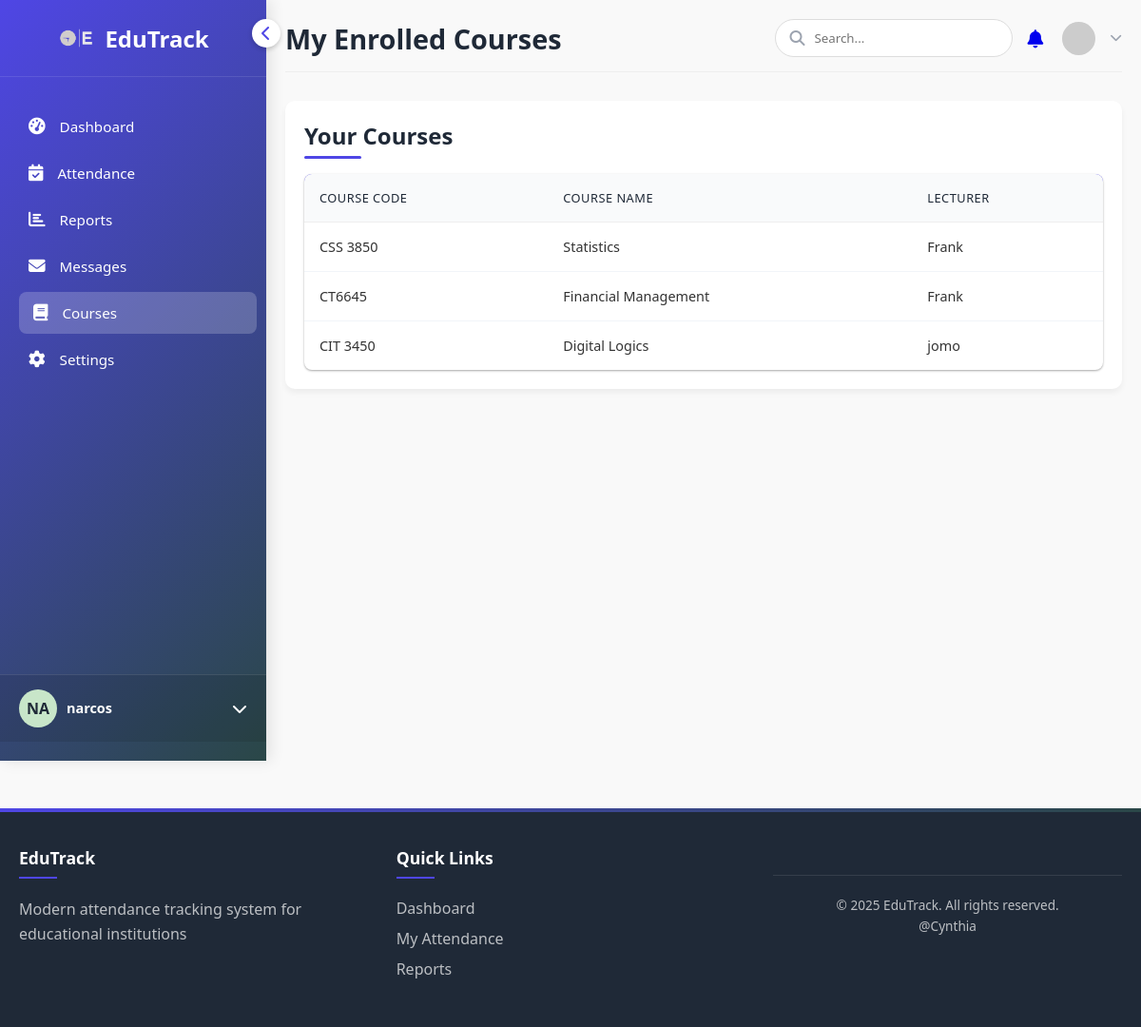
/courses/ (signed in), run on the app's committed database.
### dashboard/models.py (models this page shows, shortened)
class Course(models.Model):
    name = models.CharField(max_length=100)
    code = models.CharField(max_length=10, unique=True)
    description = models.TextField(blank=True)
    teacher = models.ForeignKey(
        User, on_delete=models.CASCADE, null=True, blank=True, limit_choices_to={'profile__role': 'TEACHER'}, related_name='courses_taught'
    )
    students = models.ManyToManyField(
        User, related_name='courses_enrolled', blank=True,
        limit_choices_to={'profile__role': 'STUDENT'}
    )

### dashboard/views.py (the view)
# urls.py: path('courses/', views.courses, name='courses'),
@login_required
def courses(request):
    role = request.user.profile.role
    if role == 'STUDENT':
        courses = request.user.courses_enrolled.all()
    elif role == 'TEACHER':
        courses = Course.objects.filter(teacher=request.user)
    else:
        courses = Course.objects.all()
    return render(request, 'dashboard/courses.html', {'courses': courses})

### dashboard/templates/dashboard/courses.html (shortened to what this page needs)
{% extends "dashboard/base.html" %}
{% block page_title %}My Enrolled Courses{% endblock %}
{% block content %}
<div class="attendance-section">
    <div class="section-header">
        <h2 class="section-title">Your Courses</h2>
    </div>
    {% if courses %}
    <div class="table-responsive">
        <table>
            <thead>
                <tr>
                    <th>Course Code</th>
                    <th>Course Name</th>
                    <th>Lecturer</th>
                </tr>
            </thead>
            <tbody>
                {% for course in courses %}
                <tr>
                    <td>{{ course.code }}</td>
                    <td>{{ course.name }}</td>
                    <td>
                    {% if course.teacher %}
                        {{ course.teacher.get_full_name|default:course.teacher.username }}
                    {% else %}
                       <span class="text-muted">No teacher assigned</span>
                    {% endif %}
                    </td>
                </tr>
                {% endfor %}
            </tbody>
        </table>
    </div>
    {% else %}
    <div class="empty-state">
        You are not enrolled in any courses yet.
    </div>
    {% endif %}
</div>
{% endblock %}

### dashboard/templates/dashboard/base.html (shortened to what this page needs)
<!DOCTYPE html>
<html lang="en">
<head>
    {% load static %}
    <link rel="stylesheet" href="https://cdnjs.cloudflare.com/ajax/libs/font-awesome/6.4.0/css/all.min.css">
</head>
<body>
    <div class="container">
        <div class="sidebar" id="sidebar">
            <div class="toggle-sidebar" id="toggleSidebar">
                <i class="fas fa-chevron-left"></i>
            </div>
            <div class="logo">
                <img src="{% static 'dashboard/logo-.png' %}" alt="Logo">
                <h1>EduTrack</h1>
            </div>
            <div class="menu">
                <a href="{% url 'dashboard' %}" class="menu-item {% if request.resolver_match.url_name == 'dashboard' %}active{% endif %}">
                    <i class="fas fa-tachometer-alt"></i>
                    <span>Dashboard</span>
                </a>
                <a href="{% url 'attendance_list' %}" class="menu-item {% if request.resolver_match.url_name == 'attendance_list' %}active{% endif %}">
                    <i class="fas fa-calendar-check"></i>
                    <span>Attendance</span>
                </a>
                <a href="{% url 'reports' %}" class="menu-item {% if request.resolver_match.url_name == 'reports' %}active{% endif %}">
                    <i class="fas fa-chart-bar"></i>
                    <span>Reports</span>
                </a>
                <a href="{% url 'messages' %}" class="menu-item {% if request.resolver_match.url_name == 'messages' %}active{% endif %}">
                    <i class="fas fa-envelope"></i>
                    <span>Messages</span>
                </a>
                <a href="{% url 'courses' %}" class="menu-item {% if request.resolver_match.url_name == 'courses' %}active{% endif %}">
                    <i class="fas fa-book"></i>
                    <span>Courses</span>
                </a>
                <a href="{% url 'settings' %}" class="menu-item {% if request.resolver_match.url_name == 'settings' %}active{% endif %}">
                    <i class="fas fa-cog"></i>
                    <span>Settings</span>
                </a>
            </div>
            <div class="user-profile">
                <div class="user-avatar">
                    {% if request.user.get_full_name %}
                        {{ request.user.get_full_name|slice:":2"|upper }}
                    {% else %}
                        {{ request.user.username|slice:":2"|upper }}
                    {% endif %}
                </div>
                <div class="user-info">
                    <div class="user-name">{{ request.user.get_full_name|default:request.user.username }}</div>
                </div>
                <i class="fas fa-chevron-down"></i>
            </div>
        </div>
        <div class="main-content" id="mainContent">
            <div class="header">
                <h1 class="page-title">{% block page_title %}{% endblock %}</h1>
                <div class="header-actions">
                  <div>
                    <form method="GET" action="{% url 'search_results' %}" class="search-bar">
                        <i class="fas fa-search"></i>
                        <input
                            type="text"
                            name="q"
                            placeholder="Search..."
                            value="{{ request.GET.q }}"
                            required
                        >
                    </form>
                  </div>
                    <div class="notification-bell">
                        <a href="{% url 'view_notifications' %}">
                            <i class="fas fa-bell"></i>
                        </a>
                    </div>
                    <div class="user-dropdown">
                        <img src="https://via.placeholder.com/35" alt="User">
                        <i class="fas fa-chevron-down"></i>
                    </div>
                </div>
            </div>
            {% block content %}{% endblock %}
        </div>
    </div>
{% block show_footer %}
<footer class="attendance-footer">
    <div class="footer-content">
        <div class="footer-section">
            <h4>EduTrack</h4>
            <p>Modern attendance tracking system for educational institutions</p>
        </div>
        <div class="footer-section">
            <h4>Quick Links</h4>
            <ul>
                <li><a href="{% url 'dashboard' %}">Dashboard</a></li>
                <li><a href="{% url 'attendance_list' %}">My Attendance</a></li>
                <li><a href="{% url 'reports' %}">Reports</a></li>
            </ul>
        </div>
        <div class="footer-section">
            <p class="copyright">&copy; {% now "Y" %} EduTrack. All rights reserved.<br>@Cynthia </p>
        </div>
    </div>
</footer>
{% endblock %}
</body>
</html>

### dashboard/templates/dashboard/courses.html (style rules this page uses)
:root { --primary: #4f46e5; --primary-light: #e0e7ff; --success: #10b981; --warning: #f59e0b; --danger: #ef4444; --dark: #1f2937; --light: #f9fafb; --gray: #9ca3af; --card-shadow: 0 1px 3px rgba(0,0,0,0.12), 0 1px 2px rgba(0,0,0,0.24); }
.attendance-section { max-width: 1200px; margin: 0 auto; padding: 20px; font-family: 'Inter', sans-serif; }
.section-header { margin-bottom: 1.5rem; }
.section-title { color: var(--dark); font-weight: 600; font-size: 1.5rem; margin: 0; position: relative; display: inline-block; }
.section-title::after { content: ''; position: absolute; bottom: -8px; left: 0; width: 60px; height: 3px; background: var(--primary); border-radius: 2px; }
.table-responsive { background: white; border-radius: 8px; overflow: hidden; box-shadow: var(--card-shadow); }
table { width: 100%; border-collapse: collapse; }
thead { background-color: var(--primary); color: white; }
th { padding: 1rem; text-align: left; font-weight: 500; font-size: 0.8rem; text-transform: uppercase; letter-spacing: 0.5px; }
td { padding: 1rem; border-bottom: 1px solid #f1f5f9; font-size: 0.9rem; }
tbody tr:last-child td { border-bottom: none; }

### data on the page
Course: code "CSS 3850", name "Statistics", teacher.get_full_name "Frank"
Course: code "CT6645", name "Financial Management", teacher.get_full_name "Frank"
Course: code "CIT 3450", name "Digital Logics", teacher.get_full_name "jomo"

### other printed values
{{ request.user.username|slice:":2"|upper }} "NA"
{{ request.user.get_full_name|default:request.user.username }} "narcos"
